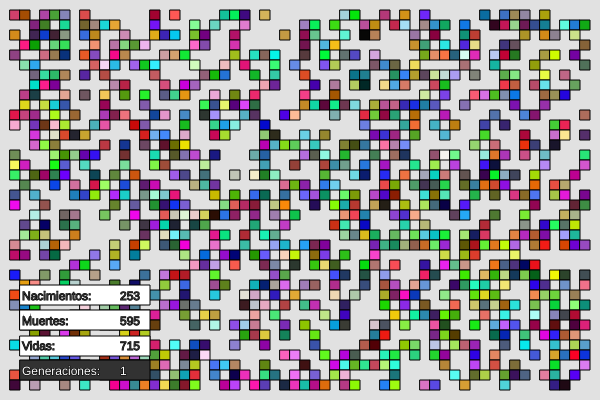
Frame 1 (no input)
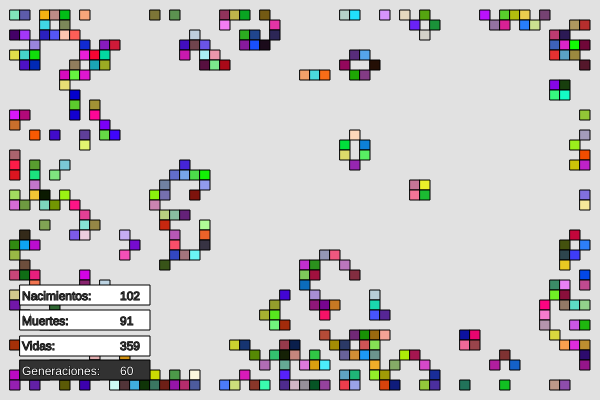
Frame 60 (no input)
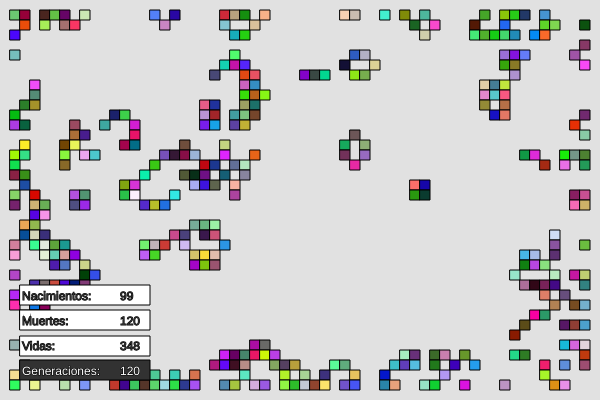
Frame 120 (the mouse pressed at the canvas centre since frame 60)

The p5.js sketch that drew these frames (run headless with seeded random() and noise() and a simulated clock; from frame 60 on, the mouse is pressed at the canvas centre):

// p5.js sketch
// ── sketch.js
let tablero;
let columnas;
let renglones
let celda_tamanio = 10;
let generaciones = 0;
let checkbox;

function setup() {
  createCanvas(600, 400);
  columnas = width/celda_tamanio;
  renglones = height/celda_tamanio;
  tablero = creaTablero(columnas, renglones);
  for(let x = 1; x < columnas - 1; x++){
    for(let y = 1; y < renglones - 1; y++){
      tablero[x][y] = floor(random(2));
    }
  }
  checkbox = createCheckbox('Detener/Continuar Simulación', false);
  checkbox.changed(myCheckedEvent);
}

function draw() {
  background(225);
  pintaTablero();
  siguienteGeneracion();
  fill('white');
  stroke(0);
  contadorVidas();
  contadorMuertes();
  contadorNacimientos();
  rect(20, 360, 130, 20)
  fill(255)
  text('Generaciones: ', 22, 375)
  text(generaciones, 120, 375)
}

function siguienteGeneracion(){
  let tablero_siguiente = creaTablero(columnas, renglones);
  for(let x = 1; x < columnas - 1; x++){
    for(let y = 1; y < renglones - 1; y++){
      let celda = tablero[x][y];
      let vecinos = cuentaVecinos(x, y);
      if(celda == 0 && vecinos == 3){
        tablero_siguiente[x][y] = 1;
      }
      else if(celda == 1 && (vecinos > 3 || vecinos < 2)){
        tablero_siguiente[x][y] = 0;
      }
      else{
        tablero_siguiente[x][y] = celda;
      }
    }
  }
  tablero_anterior = tablero;
  tablero = tablero_siguiente;
  generaciones = generaciones + 1;
  if(generaciones == 10000){
    noLoop();
  }
}

function cuentaVecinos(x, y){
  let suma_vecinos = 0;
  suma_vecinos += tablero[x - 1][y - 1];
  suma_vecinos += tablero[x][y - 1];
  suma_vecinos += tablero[x + 1][y - 1];
  suma_vecinos += tablero[x - 1][y];
  suma_vecinos += tablero[x + 1][y];
  suma_vecinos += tablero[x - 1][y + 1];
  suma_vecinos += tablero[x][y + 1];
  suma_vecinos += tablero[x + 1][y + 1];
  return suma_vecinos;
}

function pintaTablero(){
  for(let x = 0; x < columnas; x++){
    for(let y = 0; y < renglones; y++){
      let posx = x*celda_tamanio;
      let posy = y*celda_tamanio;
      if(tablero[x][y] == 1){
        fill(floor(random(0, 255)), floor(random(0, 255)), floor(random(0, 255)));
        stroke(0);
        rect(posx, posy, celda_tamanio, celda_tamanio);
      }
    }
  }
}

function creaTablero(cols, ren){
  let tab = new Array(cols);
  for(let i = 0; i < tab.length; i++){
    tab[i] = new Array(ren);
  }
  return tab;
}


function contadorVidas() {
  let vidas = 0;
  for(let x=1; x<columnas-1; x+=1)  {
    for(let y=1; y<renglones-1; y+=1)  {
      if (tablero[x][y] ==1) {
        vidas+=1;
      }
    }
  }
  fill('white')
  rect(20,336,130,20)
  fill(50)
  text('Vidas: ', 22, 350)
  text(vidas, 120, 350)
}

function contadorMuertes() {
  let muertes = 0;
  for(let x=1; x<columnas-1; x+=1)  {
    for(let y=1; y<renglones-1; y+=1)  {
      if (tablero_anterior[x][y]==1 && tablero[x][y]==0) {
        muertes+=1;
      }
    }
  }
  fill('white')
  rect(20,310,130,20)
  fill(50)
  text('Muertes: ', 22, 325)
  text(muertes, 120, 325)
}

function contadorNacimientos() {
  let nacimientos = 0;
  for(let x=1; x<columnas-1; x+=1)  {
    for(let y=1; y<renglones-1; y+=1)  {
      if (tablero_anterior[x][y]==0 && tablero[x][y]==1) {
        nacimientos+=1;
      }
    }
  }
  fill('white');
  rect(20,285,130,20);
  fill(50);
  text('Nacimientos: ', 22, 300);
  text(nacimientos, 120, 300);
}

function myCheckedEvent() {
  if (this.checked()) {
    noLoop();
  } else {
    loop();
  }
}

//NO OLVIDAR HACER EL MERGE DE LAS 2 RAMAS, PERO SOLO HE SUBIDO UNA RAMA :v
